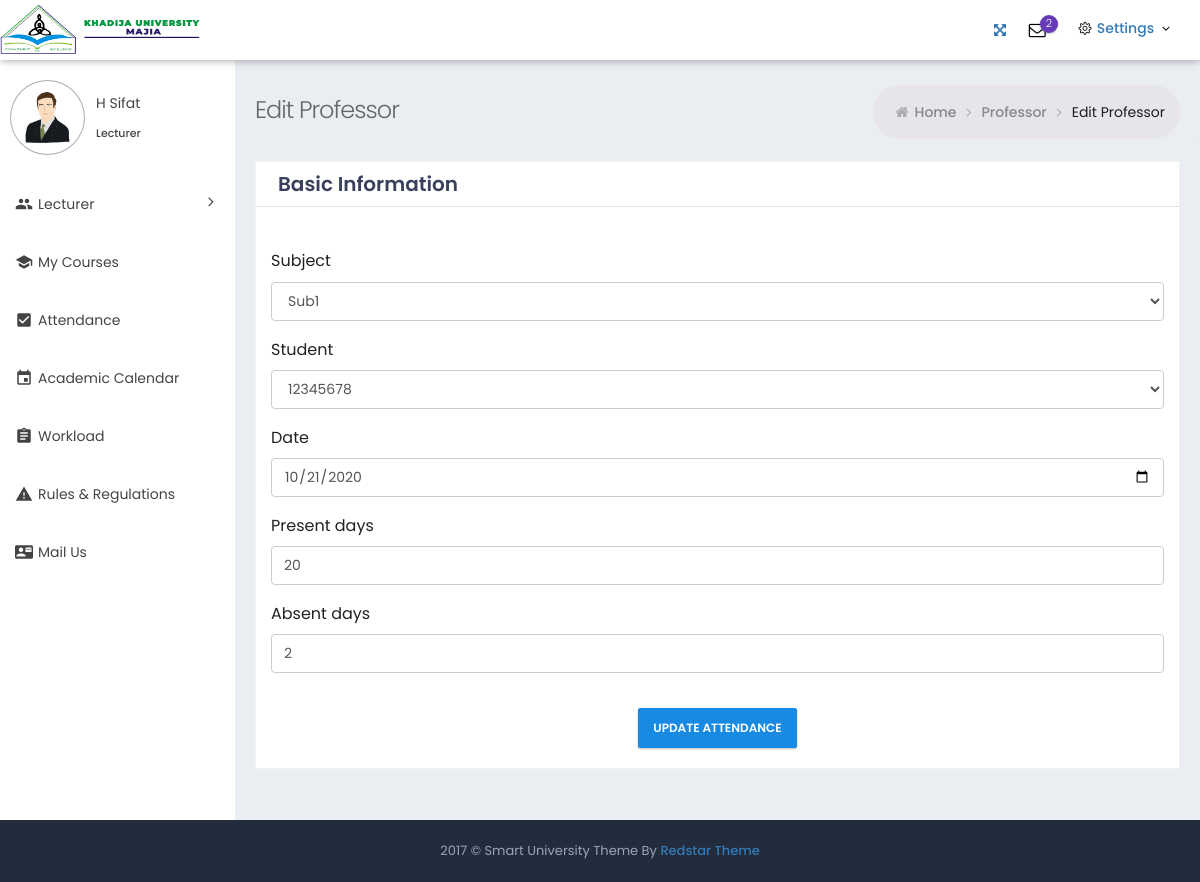
Before: /lecturer/attend/6/update (signed in) with the older database file.
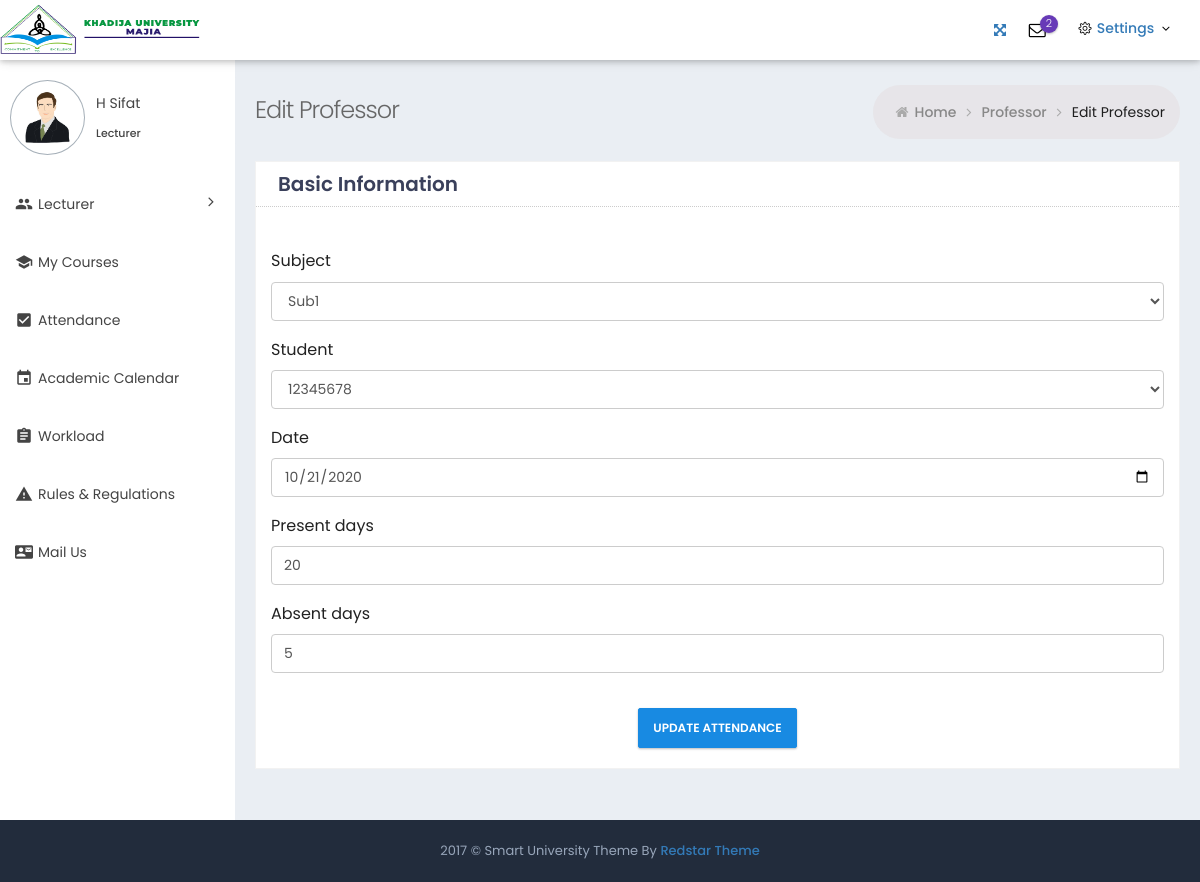
After: the same page with the newer database file.
### pis/models.py (models this page shows, shortened)
class Student_Attendence(models.Model):
    lecturer = models.ForeignKey(Lecturer, on_delete=models.SET_NULL, blank=True, null=True)
    subject = models.ForeignKey(Subject_Attendence, related_name='subject_attendance', on_delete=models.SET_NULL, blank=True, null=True)
    student = models.ForeignKey(to='sis.Student', on_delete=models.SET_NULL, blank=True, null=True)
    date = models.DateField(blank=True, null=True)
    present_days = models.PositiveIntegerField(blank=True, null=True)
    absent_days = models.IntegerField(blank=True, null=True)
    class Meta:
        db_table = ''
        managed = True
        verbose_name = 'Student_Attendence'
        verbose_name_plural = 'Student_Attendences'

### pis/views.py (the view, shortened to what this page needs)
# urls.py: path('attend/<int:pk>/update',views.Attendance_Update_View.as_view(), name='student_attendance_edit'),
@method_decorator([login_required, pis_required], name='dispatch')
class Attendance_Update_View(generic.UpdateView):
    model = Student_Attendence
    template_name = 'attend_update.html'
    form_class = Attendance_Form
    context_object_name = 'queryset'
    def get_context_data(self, *args, **kwargs):
        profile = Lecturer.objects.all()
        semester_course = Subject_Attendence.objects.filter(lecturer__user=self.request.user)
        context = super().get_context_data(**kwargs)
        context['profile'] = profile
        context['test'] = semester_course
        return context

### pis/forms.py
class Attendance_Form(forms.ModelForm):
    class Meta:
        model = Student_Attendence
        exclude = ['lecturer']
        widgets = {
            'date':DateInput(),
        }

### pis/models.py (called while the page is built)
    def __str__(self):
        return str(self.subject)

### sis/models.py (called while the page is built)
    def __str__(self):
        return self.registration_number

    def __str__(self):
        return self.name

### pis/templates/attend_update.html (shortened to what this page needs)
{% extends "s_base.html" %}
{% load static %}
{% load crispy_forms_tags %}
{% block content %}
<head>
	<link href="{% static 'fonts/simple-line-icons/simple-line-icons.min.css' %}" rel="stylesheet" type="text/css" />
	<link href="{% static 'fonts/font-awesome/css/font-awesome.min.css' %}" rel="stylesheet" type="text/css" />
	<link href="{% static 'fonts/material-design-icons/material-icon.css' %}" rel="stylesheet" type="text/css" />
	<link href="{% static 'assets/plugins/bootstrap/css/bootstrap.min.css' %}" rel="stylesheet" type="text/css" />
	<link rel="stylesheet" href="{% static 'assets/plugins/material/material.min.css' %}">
	<link rel="stylesheet" href="{% static 'assets/css/material_style.css' %}">
	<link href="{% static 'assets/css/theme/light/theme_style.css' %}" rel="stylesheet" id="rt_style_components" type="text/css" />
	<link href="{% static 'assets/css/theme/light/style.css' %}" rel="stylesheet" type="text/css" />
	<link href="{% static 'assets/css/plugins.min.css' %}" rel="stylesheet" type="text/css" />
	<link href="{% static 'assets/css/responsive.css' %}" rel="stylesheet" type="text/css" />
	<link href="{% static 'assets/css/theme/light/theme-color.css' %}" rel="stylesheet" type="text/css" />
	<link href="{% static 'assets/plugins/dropzone/dropzone.css' %}" rel="stylesheet" media="screen">
	<link rel="stylesheet" href="{% static 'assets/plugins/material-datetimepicker/bootstrap-material-datetimepicker.css' %}" />
</head>
<body
	class="page-header-fixed sidemenu-closed-hidelogo page-content-white page-md header-white white-sidebar-color logo-indigo">
	<div class="page-wrapper">
{% include "base/header.html" %}
		<div class="page-container">
		{% include "l_sidebar.html" %}
			<div class="page-content-wrapper">
				<div class="page-content">
					<div class="page-bar">
						<div class="page-title-breadcrumb">
							<div class=" pull-left">
								<div class="page-title">Edit Professor</div>
							</div>
							<ol class="breadcrumb page-breadcrumb pull-right">
								<li><i class="fa fa-home"></i>&nbsp;<a class="parent-item"
										href="index.html">Home</a>&nbsp;<i class="fa fa-angle-right"></i>
								</li>
								<li><a class="parent-item" href="#">Professor</a>&nbsp;<i class="fa fa-angle-right"></i>
								</li>
								<li class="active">Edit Professor</li>
							</ol>
						</div>
					</div>
					<div class="row">
						<div class="col-sm-12">
							<div class="card-box">
								<div class="card-head">
									<header>Basic Information</header>
								</div>
									<div class="col-lg-12 p-t-20">
										<div class="mdl-textfield mdl-js-textfield txt-full-width">
											<form method="post">
												{{ form|crispy }}
												<div class="col-lg-12 p-t-20 text-center">
													<button type="submit" class="btn btn-primary">Update Attendance</button>
												</div>
											  </form>
										</div>
									</div>
									</div>
								</div>
							</div>
						</div>
					</div>
				</div>
			</div>
		<div class="page-footer">
			<div class="page-footer-inner"> 2017 &copy; Smart University Theme By
				<a href="mailto:redstartheme@gmail.com" target="_top" class="makerCss">Redstar Theme</a>
			</div>
		</div>
</body>
{% endblock content %}

Changed rows visible on the page:
changed Student_Attendence: absent_days "2" → "5"
